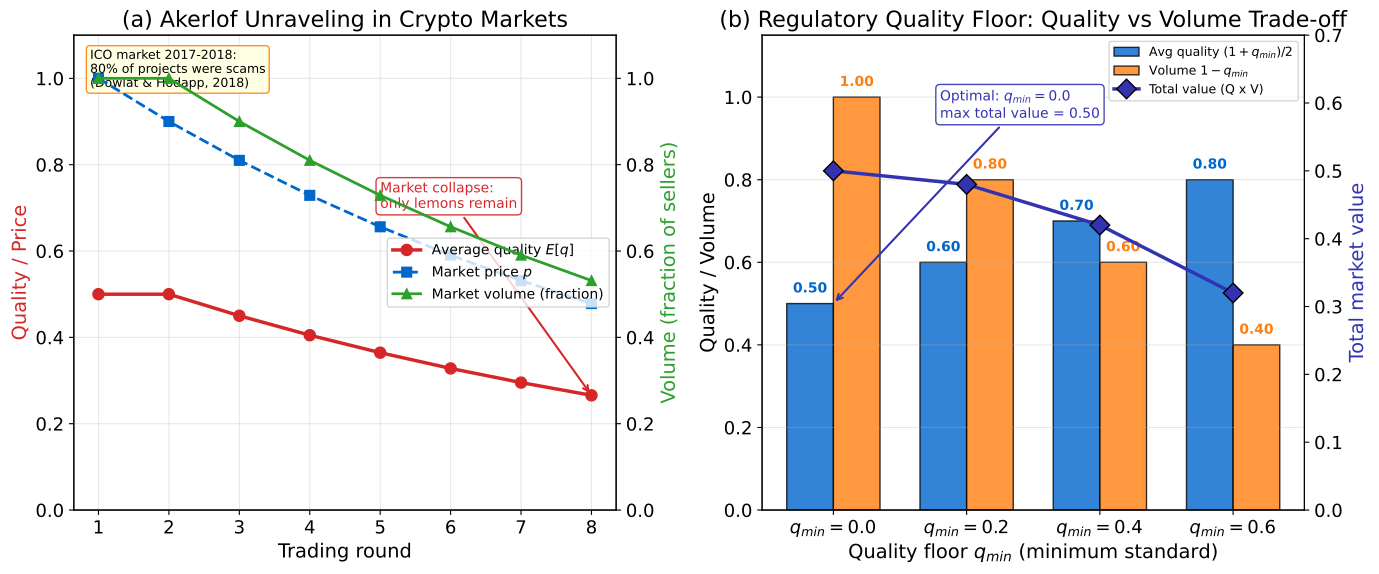

Recreate this plot in Python.
r"""Akerlof Lemons Model Applied to Crypto Markets

# Multi-panel override: comparative statics requires simultaneous visibility

Economic Model:
  Akerlof: $q \sim U[0,1]$. Based on Akerlof (1970).
  Without regulation: sellers with $q > p$ exit, buyers expect $E[q|q < p] = p/2$
  Market unraveling: only lowest-quality projects survive
  With quality floor $q_{min}$: $E[q] = (1 + q_{min})/2$, Volume $= 1 - q_{min}$

Citation: Akerlof (1970) - The Market for Lemons
"""
import matplotlib.pyplot as plt
import numpy as np
from pathlib import Path

np.random.seed(42)

plt.rcParams.update({
    'font.size': 14, 'axes.labelsize': 14, 'axes.titlesize': 16,
    'xtick.labelsize': 13, 'ytick.labelsize': 13, 'legend.fontsize': 13,
    'figure.figsize': (14, 6), 'figure.dpi': 150
})

MLPURPLE = '#3333B2'
MLBLUE = '#0066CC'
MLORANGE = '#FF7F0E'
MLGREEN = '#2CA02C'
MLRED = '#D62728'
MLLAVENDER = '#ADADE0'

# --- Akerlof unraveling dynamics ---
# Iterative market collapse: buyers offer p, sellers with q>p leave
# New expected quality E[q|q<p] = p/2, so new offer = p/2, repeat
rounds = 8
prices = [1.0]  # Initial: buyers willing to pay for average quality
avg_qualities = [0.5]  # E[q] = 0.5 when q~U[0,1]
volumes = [1.0]  # Full market

p = 1.0
for i in range(rounds - 1):
    # Sellers with q > p exit; remaining q ~ U[0, p]
    new_avg = p / 2
    new_volume = p  # fraction of sellers remaining
    p = new_avg * 2 * 0.9  # buyers discount slightly below fair value
    p = max(p, 0.01)
    prices.append(p)
    avg_qualities.append(new_avg)
    volumes.append(new_volume)

# --- Quality floor regulatory intervention ---
q_min_values = np.array([0.0, 0.2, 0.4, 0.6])
avg_quality_floor = (1 + q_min_values) / 2
volume_floor = 1 - q_min_values
total_value = avg_quality_floor * volume_floor  # quality * volume

# --- Figure: 1x2 ---
fig, (ax1, ax2) = plt.subplots(1, 2, figsize=(14, 6))

# Panel (a): Unraveling dynamics
rounds_x = np.arange(1, rounds + 1)
ax1_twin = ax1.twinx()

line1, = ax1.plot(rounds_x, avg_qualities, 'o-', color=MLRED, lw=2.5, ms=8,
                  label='Average quality $E[q]$', zorder=5)
line2, = ax1.plot(rounds_x, prices, 's--', color=MLBLUE, lw=2, ms=7,
                  label='Market price $p$', zorder=4)
line3, = ax1_twin.plot(rounds_x, volumes, '^-', color=MLGREEN, lw=2, ms=7,
                       label='Market volume (fraction)')

ax1.set_xlabel('Trading round')
ax1.set_ylabel('Quality / Price', color=MLRED)
ax1_twin.set_ylabel('Volume (fraction of sellers)', color=MLGREEN)
ax1.set_title('(a) Akerlof Unraveling in Crypto Markets')
ax1.set_ylim(0, 1.1)
ax1_twin.set_ylim(0, 1.1)

# Combine legends
lines = [line1, line2, line3]
labels = [l.get_label() for l in lines]
ax1.legend(lines, labels, loc='center right', fontsize=10)

ax1.grid(True, alpha=0.3)

# Annotate unraveling
ax1.annotate('Market collapse:\nonly lemons remain',
             xy=(rounds, avg_qualities[-1]), xytext=(rounds - 3, 0.7),
             fontsize=10, color=MLRED,
             arrowprops=dict(arrowstyle='->', color=MLRED, lw=1.5),
             bbox=dict(boxstyle='round,pad=0.3', facecolor='white', edgecolor=MLRED, alpha=0.9))

# ICO fact
ax1.text(0.03, 0.97, 'ICO market 2017-2018:\n80% of projects were scams\n(Dowlat & Hodapp, 2018)',
         transform=ax1.transAxes, fontsize=9, verticalalignment='top',
         bbox=dict(boxstyle='round', facecolor='lightyellow', edgecolor=MLORANGE, alpha=0.9))

# Panel (b): Regulatory quality floor intervention
x_pos = np.arange(len(q_min_values))
width = 0.35

bars1 = ax2.bar(x_pos - width/2, avg_quality_floor, width, color=MLBLUE, alpha=0.8,
                edgecolor='black', lw=1, label='Avg quality $(1+q_{min})/2$')
bars2 = ax2.bar(x_pos + width/2, volume_floor, width, color=MLORANGE, alpha=0.8,
                edgecolor='black', lw=1, label='Volume $1 - q_{min}$')

# Value line on twin axis
ax2_twin = ax2.twinx()
ax2_twin.plot(x_pos, total_value, 'D-', color=MLPURPLE, lw=2.5, ms=10,
              markeredgecolor='black', markeredgewidth=1, label='Total value (Q x V)', zorder=5)

# Value labels on bars
for bar, val in zip(bars1, avg_quality_floor):
    ax2.text(bar.get_x() + bar.get_width()/2, bar.get_height() + 0.02,
             f'{val:.2f}', ha='center', va='bottom', fontsize=10, fontweight='bold', color=MLBLUE)
for bar, val in zip(bars2, volume_floor):
    ax2.text(bar.get_x() + bar.get_width()/2, bar.get_height() + 0.02,
             f'{val:.2f}', ha='center', va='bottom', fontsize=10, fontweight='bold', color=MLORANGE)

ax2.set_xlabel('Quality floor $q_{min}$ (minimum standard)')
ax2.set_ylabel('Quality / Volume')
ax2_twin.set_ylabel('Total market value', color=MLPURPLE)
ax2.set_title('(b) Regulatory Quality Floor: Quality vs Volume Trade-off')
ax2.set_xticks(x_pos)
ax2.set_xticklabels([f'$q_{{min}}={v:.1f}$' for v in q_min_values])
ax2.set_ylim(0, 1.15)
ax2_twin.set_ylim(0, 0.7)
ax2.grid(True, alpha=0.3, axis='y')

# Combined legend
lines2, labels2 = ax2.get_legend_handles_labels()
lines2t, labels2t = ax2_twin.get_legend_handles_labels()
ax2.legend(lines2 + lines2t, labels2 + labels2t, loc='upper right', fontsize=9)

# Optimal annotation
optimal_idx = np.argmax(total_value)
ax2.annotate(f'Optimal: $q_{{min}}={q_min_values[optimal_idx]:.1f}$\nmax total value = {total_value[optimal_idx]:.2f}',
             xy=(x_pos[optimal_idx], avg_quality_floor[optimal_idx]),
             xytext=(x_pos[optimal_idx] + 0.8, 0.95),
             fontsize=10, color=MLPURPLE,
             arrowprops=dict(arrowstyle='->', color=MLPURPLE, lw=1.5),
             bbox=dict(boxstyle='round,pad=0.3', facecolor='white', edgecolor=MLPURPLE, alpha=0.9))

plt.tight_layout()
plt.savefig(Path(__file__).parent / 'chart.pdf', dpi=300, bbox_inches='tight')
plt.savefig(Path(__file__).parent / 'chart.png', dpi=150, bbox_inches='tight')
plt.close()
print("Chart saved to chart.pdf and chart.png")
